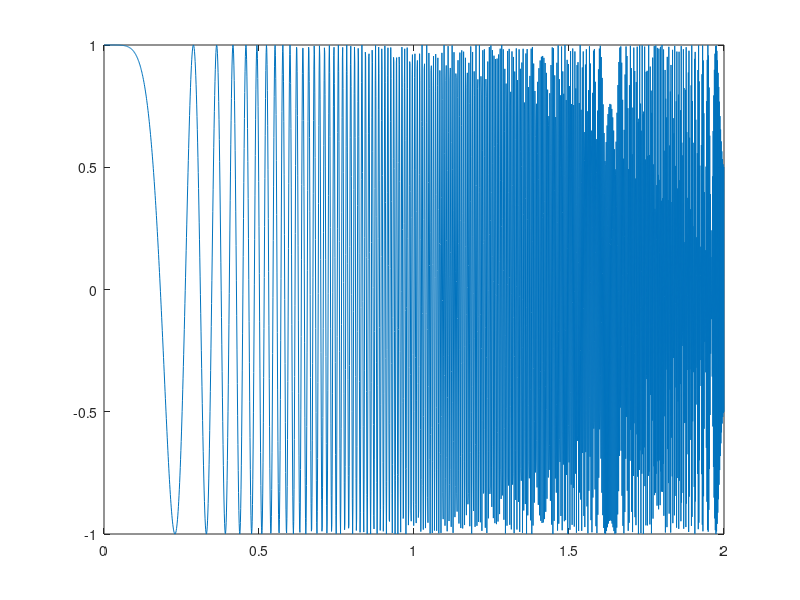
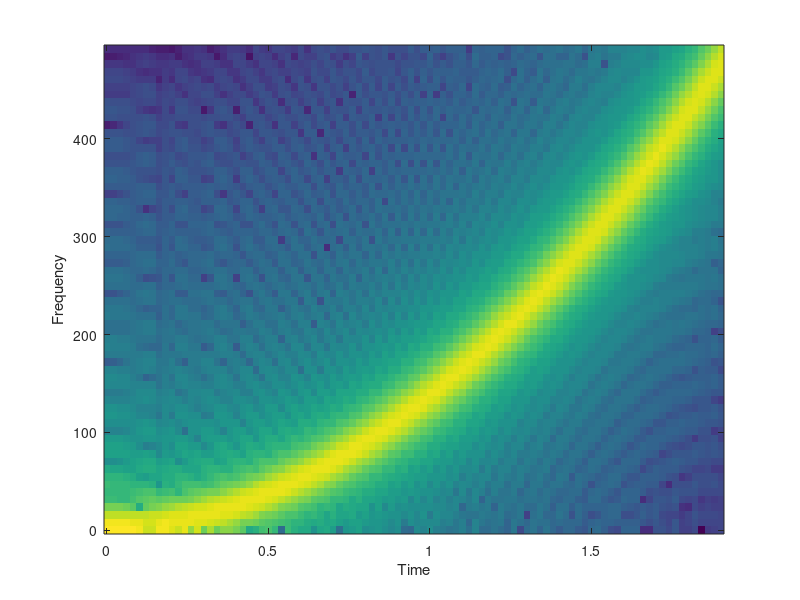

These charts were generated, in order, by the following MATLAB code:
pkg load signal;
# example from https://octave.sourceforge.io/signal/function/specgram.html belong to : Octave Forge

close all;
clearvars;

Fs=1000;
Freq1=500;
T1=2;
tArray=[0:1/Fs:2];
swepType='quadratic';#Sweep method,  specified as 'linear', 'quadratic', or 'logarithmic'.
x = chirp(tArray,0, T1,Freq1, swepType);  # freq. sweep from 0-500 over 2 sec.
plot(tArray, x);
step=ceil(20*Fs/1000);    # one spectral slice every 20 ms
window=ceil(100*Fs/1000); # 100 ms data window
figure("Name","Spectrum");
## test of automatic plot
[S, f, t] = specgram(x);
specgram(x, 2^nextpow2(window), Fs, window, window-step);

return;

# example form zhihu;
% 参数设置
A = 4;
phi_0 = 0;
f_0 = 500;
f_end = 1500;
T_period = 0.1;

% 采样参数
Fs = 15000; % 采样频率
T = 1/Fs;   % 采样周期
t = 0:T:T_period-T; % 从0到周期进行采样

% 生成信号
c = (f_end - f_0) / T_period; % 计算线性调频斜率
x_t = A * cos(phi_0 + 2 * pi * (f_0 * t + 0.5 * c * t.^2));

% 绘制时域图像
figure;
plot(t, x_t);
title('时域图像');
xlabel('时间 (s)');
ylabel('幅度');

% 创建新的图窗, 绘制频域图像
figure;
frequencies = linspace(-Fs/2, Fs/2, length(t)); % 调整频率范围
X_f = fftshift(fft(x_t));
plot(frequencies, abs(X_f));
title('频域图像');
xlabel('频率 (Hz)');
ylabel('幅度');

% 创建新的图窗, 绘制时频域图像
figure;
spectrogram(x_t, hamming(128), 120, 128, Fs, 'yaxis');
title('时频域图像');

return;

#example from matlab;
t = 0:1/1e3:2;
fo = 400;
f1 = 300;
# this is matlab version; last two inverst with octage; #y = chirp(t,fo,1,f1,'quadratic',[],'convex');
y = chirp(t,fo,1,f1);
plot(t, y);
